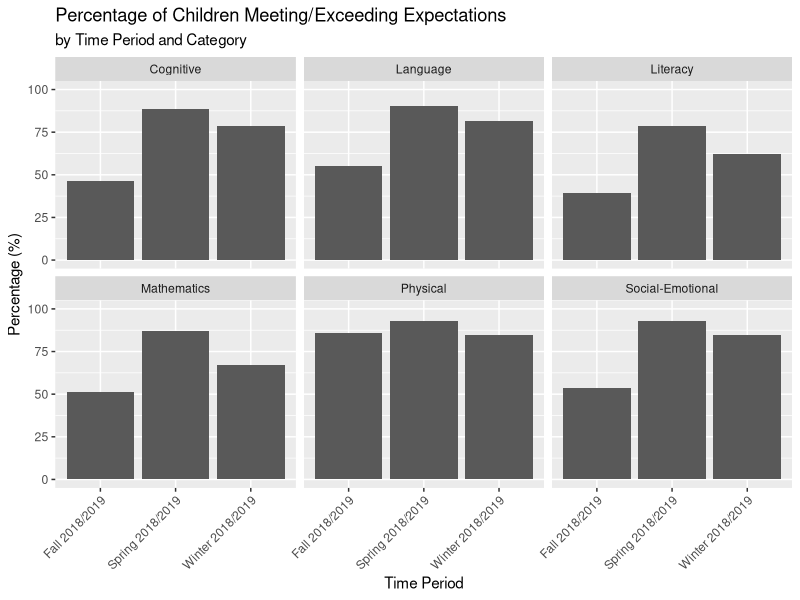

Here is the R script that generated this plot:
## ---- chunk 1
library(tidyverse)
library(broom)
library(readxl)
library(dplyr)
library(skimr)
## ---- chunk 2
prof_2018_2019 <- read_excel("../data/ignore/file_show.xlsx")
## ---- chunk 3
glimpse(prof_2018_2019)
## ---- chunk 4
skim(prof_2018_2019)
## ---- chunk 5
categorized_data_2018_2019 <- prof_2018_2019 |>
  group_by(`Time Period`, `Category`) |>
  summarise(
    `Total # Children` = sum(`# Children`, na.rm = TRUE), 
    `Meeting / Exceeding Children` = sum(`# Meeting / Exceeding`, na.rm = TRUE), 
    `% percentage` = round(`Meeting / Exceeding Children` / `Total # Children` * 100, 2),
    .groups = "drop"
  )
## ---- chunk 6
ggplot(categorized_data_2018_2019, aes(x = `Time Period`, y = `% percentage`)) +
  geom_col() +
  facet_wrap(~ `Category`) +
  ylim(0, 100) +
  labs(
    title = "Percentage of Children Meeting/Exceeding Expectations",
    subtitle = "by Time Period and Category",
    x = "Time Period",
    y = "Percentage (%)"
  ) + 
  theme(axis.text.x = element_text(angle = 45, hjust = 1))
## ---- chunk 7
X2018_2019 <- read_excel("../data/ignore/2018-2019.xlsx")
X2020_2021 <- read_excel("../data/ignore/2020-2021.xlsx")
X2021_2022 <- read_excel("../data/ignore/2021-2022.xlsx")
X2022_2023 <- read_excel("../data/ignore/2022-2023.xlsx")
X2023_2024 <- read_excel("../data/ignore/2023-2024.xlsx")
X2024_2025 <- read_excel("../data/ignore/2024-2025.xlsx")

